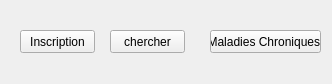
<?xml version="1.0" encoding="UTF-8"?>
<ui version="4.0">
 <class>MainWindow</class>
 <widget class="QMainWindow" name="MainWindow">
  <property name="geometry">
   <rect>
    <x>0</x>
    <y>0</y>
    <width>332</width>
    <height>84</height>
   </rect>
  </property>
  <property name="windowTitle">
   <string>Menu</string>
  </property>
  <widget class="QWidget" name="centralwidget">
   <widget class="QPushButton" name="inscription">
    <property name="geometry">
     <rect>
      <x>20</x>
      <y>30</y>
      <width>75</width>
      <height>23</height>
     </rect>
    </property>
    <property name="text">
     <string>Inscription</string>
    </property>
   </widget>
   <widget class="QPushButton" name="chercher">
    <property name="geometry">
     <rect>
      <x>110</x>
      <y>30</y>
      <width>75</width>
      <height>23</height>
     </rect>
    </property>
    <property name="text">
     <string>chercher</string>
    </property>
   </widget>
   <widget class="QPushButton" name="parametre">
    <property name="geometry">
     <rect>
      <x>210</x>
      <y>30</y>
      <width>111</width>
      <height>23</height>
     </rect>
    </property>
    <property name="text">
     <string>Maladies Chroniques </string>
    </property>
   </widget>
  </widget>
 </widget>
 <resources/>
 <connections/>
</ui>
